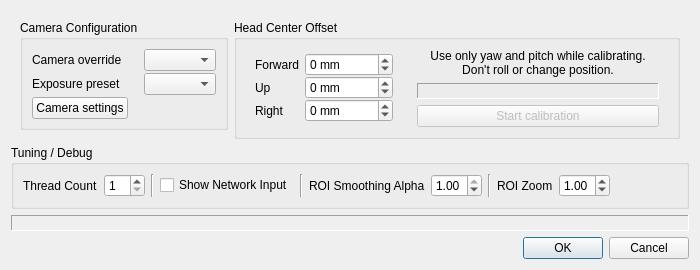
<?xml version="1.0" encoding="UTF-8"?>
<ui version="4.0">
 <class>Form</class>
 <widget class="QWidget" name="Form">
  <property name="windowModality">
   <enum>Qt::NonModal</enum>
  </property>
  <property name="geometry">
   <rect>
    <x>0</x>
    <y>0</y>
    <width>654</width>
    <height>253</height>
   </rect>
  </property>
  <property name="windowTitle">
   <string>Tracker settings</string>
  </property>
  <layout class="QGridLayout" name="gridLayout">
   <item row="5" column="0">
    <widget class="QGroupBox" name="tuningOptionsBox">
     <property name="sizePolicy">
      <sizepolicy hsizetype="Preferred" vsizetype="Preferred">
       <horstretch>0</horstretch>
       <verstretch>0</verstretch>
      </sizepolicy>
     </property>
     <property name="minimumSize">
      <size>
       <width>0</width>
       <height>0</height>
      </size>
     </property>
     <property name="autoFillBackground">
      <bool>true</bool>
     </property>
     <property name="title">
      <string>Tuning / Debug</string>
     </property>
     <layout class="QGridLayout" name="gridLayout_2">
      <item row="0" column="4">
       <widget class="Line" name="line">
        <property name="orientation">
         <enum>Qt::Vertical</enum>
        </property>
       </widget>
      </item>
      <item row="0" column="1">
       <widget class="QSpinBox" name="threadCount">
        <property name="toolTip">
         <string>Number of threads. Can be used to balance the CPU load between the game and the tracker.</string>
        </property>
        <property name="minimum">
         <number>1</number>
        </property>
        <property name="maximum">
         <number>32</number>
        </property>
       </widget>
      </item>
      <item row="0" column="2">
       <widget class="Line" name="line_3">
        <property name="orientation">
         <enum>Qt::Vertical</enum>
        </property>
       </widget>
      </item>
      <item row="0" column="12">
       <widget class="QDoubleSpinBox" name="roiZoom">
        <property name="toolTip">
         <string>Zoom factor for the face region. Applied before the patch is fed into the pose estimation model. There is a sweet spot near 1.</string>
        </property>
        <property name="minimum">
         <double>0.100000000000000</double>
        </property>
        <property name="maximum">
         <double>2.000000000000000</double>
        </property>
        <property name="singleStep">
         <double>0.010000000000000</double>
        </property>
        <property name="value">
         <double>1.000000000000000</double>
        </property>
       </widget>
      </item>
      <item row="0" column="9">
       <widget class="QDoubleSpinBox" name="roiFilterAlpha">
        <property name="sizePolicy">
         <sizepolicy hsizetype="Minimum" vsizetype="Fixed">
          <horstretch>0</horstretch>
          <verstretch>0</verstretch>
         </sizepolicy>
        </property>
        <property name="maximumSize">
         <size>
          <width>150</width>
          <height>16777215</height>
         </size>
        </property>
        <property name="toolTip">
         <string>Amount of smoothing of the face region coordinates. Can help stabilize the pose.</string>
        </property>
        <property name="wrapping">
         <bool>false</bool>
        </property>
        <property name="decimals">
         <number>2</number>
        </property>
        <property name="maximum">
         <double>1.000000000000000</double>
        </property>
        <property name="singleStep">
         <double>0.010000000000000</double>
        </property>
        <property name="value">
         <double>1.000000000000000</double>
        </property>
       </widget>
      </item>
      <item row="0" column="11">
       <widget class="QLabel" name="roiZoomLabel">
        <property name="text">
         <string>ROI Zoom</string>
        </property>
       </widget>
      </item>
      <item row="0" column="8">
       <widget class="QLabel" name="roiFilterAlphaLabel">
        <property name="sizePolicy">
         <sizepolicy hsizetype="Minimum" vsizetype="Minimum">
          <horstretch>0</horstretch>
          <verstretch>0</verstretch>
         </sizepolicy>
        </property>
        <property name="text">
         <string>ROI Smoothing Alpha</string>
        </property>
       </widget>
      </item>
      <item row="0" column="3">
       <widget class="QCheckBox" name="showNetworkInput">
        <property name="sizePolicy">
         <sizepolicy hsizetype="Minimum" vsizetype="Fixed">
          <horstretch>0</horstretch>
          <verstretch>0</verstretch>
         </sizepolicy>
        </property>
        <property name="toolTip">
         <string>Show the image patch that the pose estimation model sees.</string>
        </property>
        <property name="text">
         <string>Show Network Input</string>
        </property>
       </widget>
      </item>
      <item row="0" column="10">
       <widget class="Line" name="line_2">
        <property name="orientation">
         <enum>Qt::Vertical</enum>
        </property>
       </widget>
      </item>
      <item row="0" column="0">
       <widget class="QLabel" name="threadCountLabel">
        <property name="text">
         <string>Thread Count</string>
        </property>
       </widget>
      </item>
      <item row="0" column="13">
       <spacer name="horizontalSpacer">
        <property name="orientation">
         <enum>Qt::Horizontal</enum>
        </property>
        <property name="sizeHint" stdset="0">
         <size>
          <width>40</width>
          <height>20</height>
         </size>
        </property>
       </spacer>
      </item>
     </layout>
    </widget>
   </item>
   <item row="10" column="0">
    <widget class="QDialogButtonBox" name="buttonBox">
     <property name="standardButtons">
      <set>QDialogButtonBox::Cancel|QDialogButtonBox::Ok</set>
     </property>
    </widget>
   </item>
   <item row="8" column="0">
    <widget class="QLabel" name="resolution_display">
     <property name="autoFillBackground">
      <bool>true</bool>
     </property>
     <property name="frameShape">
      <enum>QFrame::Panel</enum>
     </property>
     <property name="frameShadow">
      <enum>QFrame::Sunken</enum>
     </property>
     <property name="text">
      <string notr="true"/>
     </property>
    </widget>
   </item>
   <item row="1" column="0">
    <widget class="QWidget" name="widget" native="true">
     <layout class="QHBoxLayout" name="horizontalLayout_2">
      <property name="bottomMargin">
       <number>0</number>
      </property>
      <item alignment="Qt::AlignTop">
       <widget class="QGroupBox" name="groupBox">
        <property name="sizePolicy">
         <sizepolicy hsizetype="Maximum" vsizetype="Preferred">
          <horstretch>0</horstretch>
          <verstretch>0</verstretch>
         </sizepolicy>
        </property>
        <property name="autoFillBackground">
         <bool>true</bool>
        </property>
        <property name="title">
         <string>Camera Configuration</string>
        </property>
        <property name="flat">
         <bool>false</bool>
        </property>
        <property name="checkable">
         <bool>false</bool>
        </property>
        <layout class="QHBoxLayout" name="horizontalLayout">
         <property name="spacing">
          <number>10</number>
         </property>
         <property name="bottomMargin">
          <number>8</number>
         </property>
         <item>
          <layout class="QGridLayout" name="gridLayout_3">
           <property name="sizeConstraint">
            <enum>QLayout::SetDefaultConstraint</enum>
           </property>
           <property name="leftMargin">
            <number>0</number>
           </property>
           <property name="topMargin">
            <number>0</number>
           </property>
           <property name="rightMargin">
            <number>0</number>
           </property>
           <property name="bottomMargin">
            <number>0</number>
           </property>
           <property name="horizontalSpacing">
            <number>16</number>
           </property>
           <property name="verticalSpacing">
            <number>2</number>
           </property>
           <item row="0" column="1">
            <widget class="QComboBox" name="cameraName">
             <property name="sizePolicy">
              <sizepolicy hsizetype="Preferred" vsizetype="Maximum">
               <horstretch>0</horstretch>
               <verstretch>0</verstretch>
              </sizepolicy>
             </property>
            </widget>
           </item>
           <item row="0" column="0">
            <widget class="QLabel" name="label_10">
             <property name="text">
              <string>Camera override</string>
             </property>
            </widget>
           </item>
           <item row="1" column="1">
            <widget class="QComboBox" name="exposure_preset">
             <property name="sizePolicy">
              <sizepolicy hsizetype="Preferred" vsizetype="Maximum">
               <horstretch>0</horstretch>
               <verstretch>0</verstretch>
              </sizepolicy>
             </property>
            </widget>
           </item>
           <item row="1" column="0">
            <widget class="QLabel" name="label">
             <property name="text">
              <string>Exposure preset</string>
             </property>
            </widget>
           </item>
           <item row="2" column="0">
            <widget class="QPushButton" name="camera_settings">
             <property name="sizePolicy">
              <sizepolicy hsizetype="Maximum" vsizetype="Maximum">
               <horstretch>0</horstretch>
               <verstretch>0</verstretch>
              </sizepolicy>
             </property>
             <property name="text">
              <string>Camera settings</string>
             </property>
            </widget>
           </item>
          </layout>
         </item>
        </layout>
       </widget>
      </item>
      <item alignment="Qt::AlignTop">
       <widget class="QGroupBox" name="groupBox_10">
        <property name="sizePolicy">
         <sizepolicy hsizetype="Preferred" vsizetype="Preferred">
          <horstretch>0</horstretch>
          <verstretch>0</verstretch>
         </sizepolicy>
        </property>
        <property name="autoFillBackground">
         <bool>true</bool>
        </property>
        <property name="title">
         <string>Head Center Offset</string>
        </property>
        <layout class="QGridLayout" name="gridLayout_5">
         <property name="bottomMargin">
          <number>0</number>
         </property>
         <item row="0" column="0">
          <widget class="QFrame" name="frame_4">
           <property name="sizePolicy">
            <sizepolicy hsizetype="Preferred" vsizetype="Maximum">
             <horstretch>0</horstretch>
             <verstretch>0</verstretch>
            </sizepolicy>
           </property>
           <property name="maximumSize">
            <size>
             <width>16777215</width>
             <height>16777215</height>
            </size>
           </property>
           <property name="frameShape">
            <enum>QFrame::NoFrame</enum>
           </property>
           <property name="frameShadow">
            <enum>QFrame::Raised</enum>
           </property>
           <layout class="QGridLayout" name="gridLayout_11">
            <property name="sizeConstraint">
             <enum>QLayout::SetDefaultConstraint</enum>
            </property>
            <property name="topMargin">
             <number>0</number>
            </property>
            <property name="verticalSpacing">
             <number>0</number>
            </property>
            <item row="1" column="1">
             <widget class="QSpinBox" name="ty_spin">
              <property name="maximumSize">
               <size>
                <width>150</width>
                <height>16777215</height>
               </size>
              </property>
              <property name="suffix">
               <string> mm</string>
              </property>
              <property name="minimum">
               <number>-65535</number>
              </property>
              <property name="maximum">
               <number>65536</number>
              </property>
             </widget>
            </item>
            <item row="0" column="1">
             <widget class="QSpinBox" name="tx_spin">
              <property name="maximumSize">
               <size>
                <width>150</width>
                <height>16777215</height>
               </size>
              </property>
              <property name="suffix">
               <string> mm</string>
              </property>
              <property name="minimum">
               <number>-65535</number>
              </property>
              <property name="maximum">
               <number>65536</number>
              </property>
             </widget>
            </item>
            <item row="1" column="0">
             <widget class="QLabel" name="label_62">
              <property name="sizePolicy">
               <sizepolicy hsizetype="Maximum" vsizetype="Preferred">
                <horstretch>0</horstretch>
                <verstretch>0</verstretch>
               </sizepolicy>
              </property>
              <property name="text">
               <string>Up</string>
              </property>
             </widget>
            </item>
            <item row="0" column="0">
             <widget class="QLabel" name="label_61">
              <property name="sizePolicy">
               <sizepolicy hsizetype="Maximum" vsizetype="Preferred">
                <horstretch>0</horstretch>
                <verstretch>0</verstretch>
               </sizepolicy>
              </property>
              <property name="text">
               <string>Forward</string>
              </property>
             </widget>
            </item>
            <item row="2" column="1">
             <widget class="QSpinBox" name="tz_spin">
              <property name="maximumSize">
               <size>
                <width>150</width>
                <height>16777215</height>
               </size>
              </property>
              <property name="suffix">
               <string> mm</string>
              </property>
              <property name="minimum">
               <number>-65535</number>
              </property>
              <property name="maximum">
               <number>65536</number>
              </property>
             </widget>
            </item>
            <item row="2" column="0">
             <widget class="QLabel" name="label_66">
              <property name="sizePolicy">
               <sizepolicy hsizetype="Maximum" vsizetype="Preferred">
                <horstretch>0</horstretch>
                <verstretch>0</verstretch>
               </sizepolicy>
              </property>
              <property name="text">
               <string>Right</string>
              </property>
             </widget>
            </item>
           </layout>
          </widget>
         </item>
         <item row="0" column="1">
          <widget class="QFrame" name="frame_5">
           <property name="sizePolicy">
            <sizepolicy hsizetype="Preferred" vsizetype="Maximum">
             <horstretch>0</horstretch>
             <verstretch>0</verstretch>
            </sizepolicy>
           </property>
           <property name="minimumSize">
            <size>
             <width>260</width>
             <height>0</height>
            </size>
           </property>
           <property name="frameShape">
            <enum>QFrame::NoFrame</enum>
           </property>
           <property name="frameShadow">
            <enum>QFrame::Raised</enum>
           </property>
           <layout class="QVBoxLayout" name="verticalLayout_2">
            <property name="topMargin">
             <number>0</number>
            </property>
            <item>
             <widget class="QLabel" name="label_59">
              <property name="sizePolicy">
               <sizepolicy hsizetype="Preferred" vsizetype="Maximum">
                <horstretch>0</horstretch>
                <verstretch>0</verstretch>
               </sizepolicy>
              </property>
              <property name="text">
               <string>Use only yaw and pitch while calibrating.
Don't roll or change position.</string>
              </property>
              <property name="alignment">
               <set>Qt::AlignCenter</set>
              </property>
              <property name="wordWrap">
               <bool>true</bool>
              </property>
              <property name="openExternalLinks">
               <bool>false</bool>
              </property>
             </widget>
            </item>
            <item>
             <widget class="QLabel" name="sample_count_display">
              <property name="sizePolicy">
               <sizepolicy hsizetype="Minimum" vsizetype="Maximum">
                <horstretch>0</horstretch>
                <verstretch>0</verstretch>
               </sizepolicy>
              </property>
              <property name="frameShape">
               <enum>QFrame::Panel</enum>
              </property>
              <property name="frameShadow">
               <enum>QFrame::Sunken</enum>
              </property>
              <property name="text">
               <string/>
              </property>
              <property name="wordWrap">
               <bool>true</bool>
              </property>
             </widget>
            </item>
            <item>
             <widget class="QPushButton" name="tcalib_button">
              <property name="enabled">
               <bool>false</bool>
              </property>
              <property name="sizePolicy">
               <sizepolicy hsizetype="Minimum" vsizetype="Maximum">
                <horstretch>0</horstretch>
                <verstretch>0</verstretch>
               </sizepolicy>
              </property>
              <property name="text">
               <string>Start calibration</string>
              </property>
              <property name="checkable">
               <bool>true</bool>
              </property>
             </widget>
            </item>
           </layout>
          </widget>
         </item>
        </layout>
       </widget>
      </item>
     </layout>
    </widget>
   </item>
   <item row="9" column="0">
    <spacer name="verticalSpacer">
     <property name="orientation">
      <enum>Qt::Vertical</enum>
     </property>
     <property name="sizeHint" stdset="0">
      <size>
       <width>20</width>
       <height>0</height>
      </size>
     </property>
    </spacer>
   </item>
  </layout>
 </widget>
 <tabstops>
  <tabstop>cameraName</tabstop>
  <tabstop>tx_spin</tabstop>
  <tabstop>ty_spin</tabstop>
  <tabstop>tz_spin</tabstop>
  <tabstop>tcalib_button</tabstop>
  <tabstop>threadCount</tabstop>
  <tabstop>showNetworkInput</tabstop>
  <tabstop>roiFilterAlpha</tabstop>
  <tabstop>roiZoom</tabstop>
 </tabstops>
 <resources/>
 <connections/>
 <designerdata>
  <property name="gridDeltaX">
   <number>10</number>
  </property>
  <property name="gridDeltaY">
   <number>10</number>
  </property>
  <property name="gridSnapX">
   <bool>false</bool>
  </property>
  <property name="gridSnapY">
   <bool>false</bool>
  </property>
  <property name="gridVisible">
   <bool>true</bool>
  </property>
 </designerdata>
</ui>
